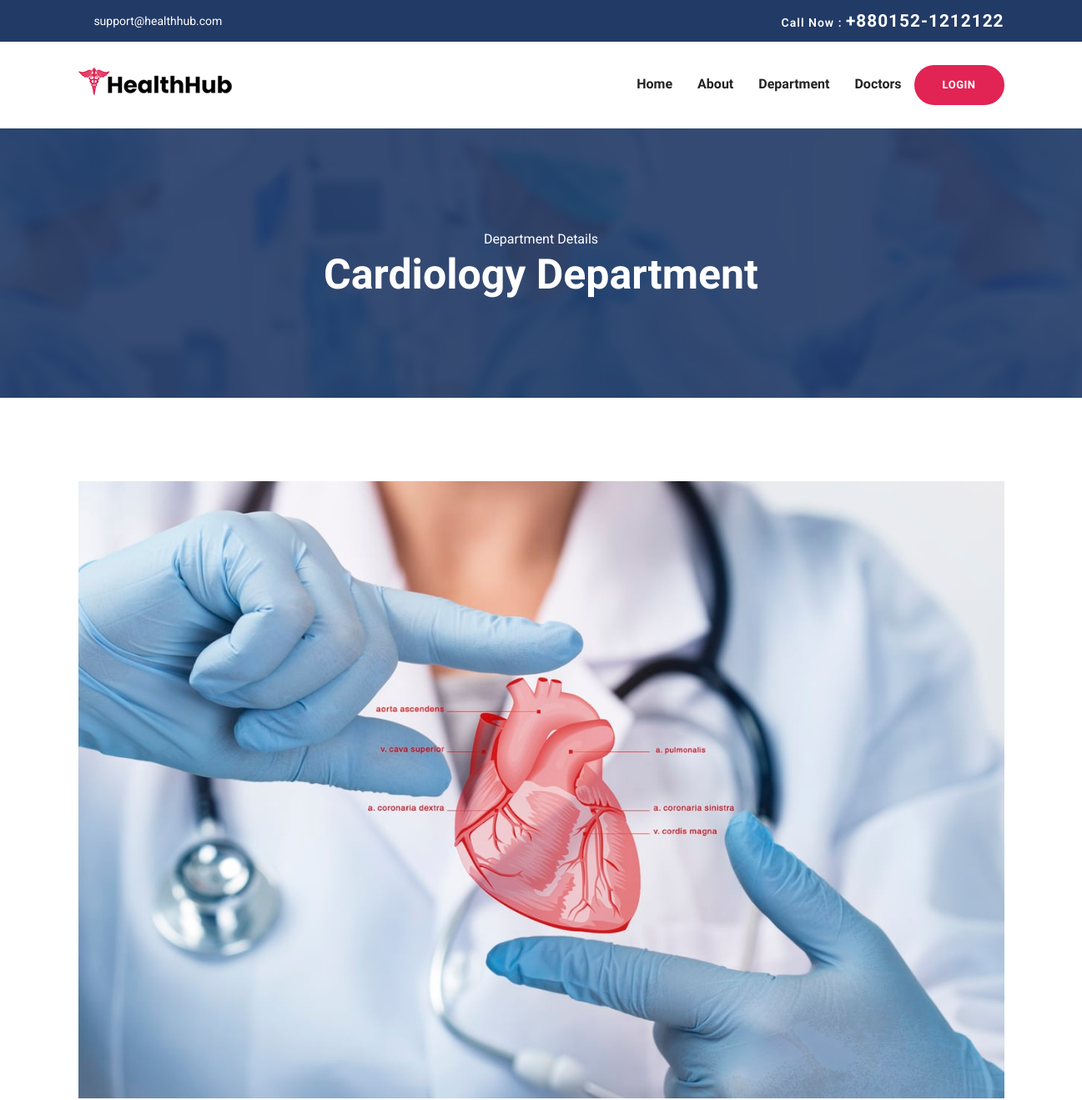
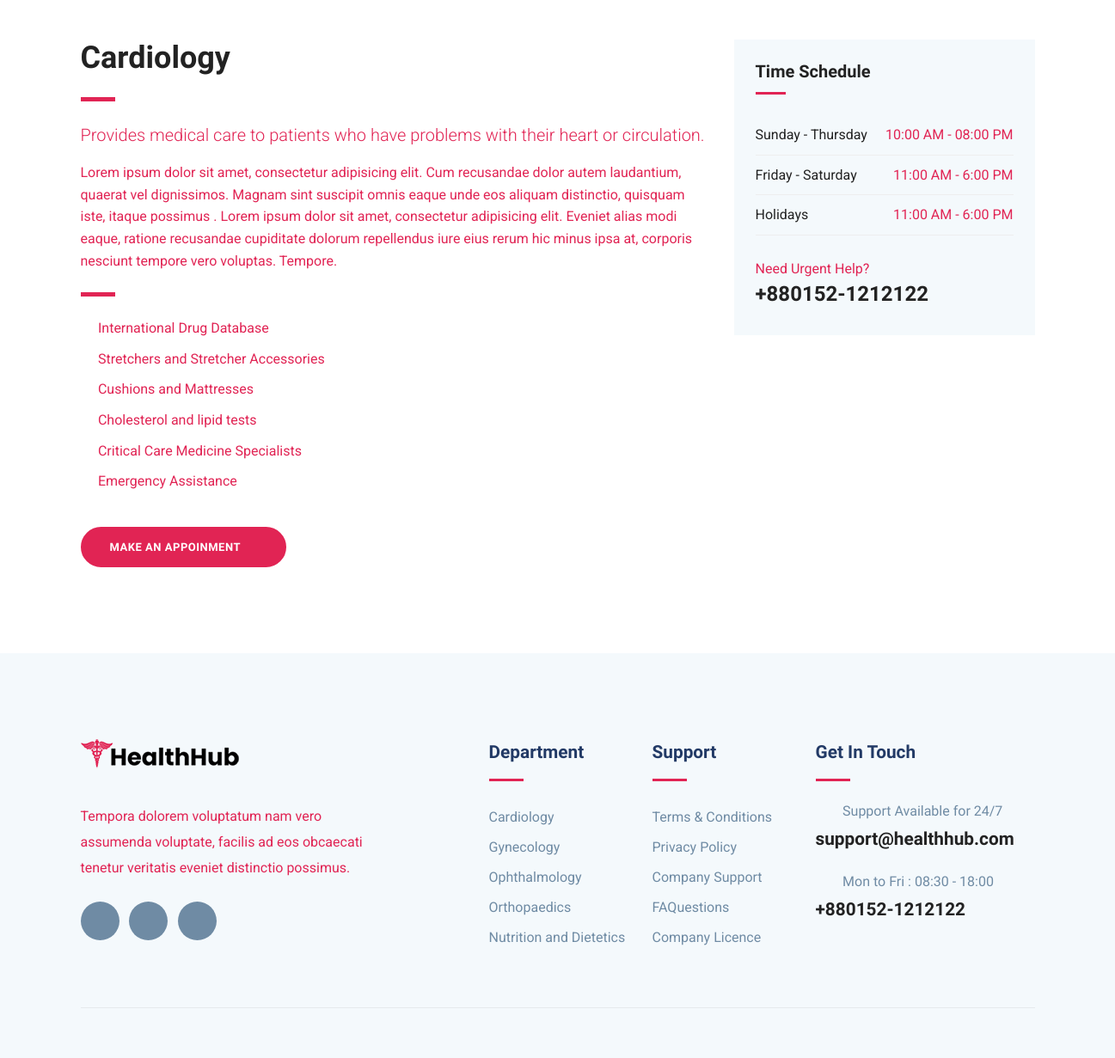
Screenshot of /department-single.php?id=7 with the database file from the repository (2 pictures, top to bottom).
### tables this page shows
CREATE TABLE `department` (
  `dep_id` int(11) NOT NULL,
  `sched_id` int(11) NOT NULL DEFAULT 1,
  `image` varchar(250) NOT NULL,
  `dep_name` varchar(50) NOT NULL,
  `dep_short_description` varchar(250) NOT NULL,
  `dep_full_description` varchar(500) NOT NULL
);

### department-single.php (the view, shortened to what this page needs)
<?php
include_once("./database/config.php");
$id = $_GET['id'];
$sql = "SELECT * FROM department WHERE dep_id = $id";
$result = mysqli_query($conn, $sql);
$row=mysqli_fetch_assoc($result);
$image=$row['image'];
$dep_name=$row['dep_name'];
$dep_short_description=$row['dep_short_description'];
$dep_full_description=$row['dep_full_description'];
?>
<!DOCTYPE html>
<html lang="zxx">
<head>
  <link rel="stylesheet" href="plugins/bootstrap/css/bootstrap.min.css">
  <link rel="stylesheet" href="plugins/icofont/icofont.min.css">
  <link rel="stylesheet" href="plugins/slick-carousel/slick/slick.css">
  <link rel="stylesheet" href="plugins/slick-carousel/slick/slick-theme.css">
  <link rel="stylesheet" href="css/style.css">
</head>
<body id="top">
<?php include_once("./templates/header.php");?>
<section class="page-title bg-1">
  <div class="container">
    <div class="row">
      <div class="col-md-12">
        <div class="block text-center">
          <span class="text-white">Department Details</span>
          <h1 class="text-capitalize mb-5 text-lg"><?php echo $dep_name?> Department</h1>
        </div>
      </div>
    </div>
  </div>
</section>
<section class="section department-single">
	<div class="container">
		<div class="row">
			<div class="col-lg-12">
				<div class="department-img">
					<img src="images/users/<?php echo $image?>" alt="" class="img-fluid">
				</div>
			</div>
		</div>
		<div class="row">
			<div class="col-lg-8">
				<div class="department-content mt-5">
					<h3 class="text-md"><?php echo $dep_name?></h3>
					<div class="divider my-4"></div>
					<p class="lead"><?php echo $dep_short_description?></p>
					<?php echo $dep_full_description?>
					<div class="divider my-4"></div>
					<ul class="list-unstyled department-service">
						<li><i class="icofont-check mr-2"></i>International Drug Database</li>
						<li><i class="icofont-check mr-2"></i>Stretchers and Stretcher Accessories</li>
						<li><i class="icofont-check mr-2"></i>Cushions and Mattresses</li>
						<li><i class="icofont-check mr-2"></i>Cholesterol and lipid tests</li>
						<li><i class="icofont-check mr-2"></i>Critical Care Medicine Specialists</li>
						<li><i class="icofont-check mr-2"></i>Emergency Assistance</li>
					</ul>
					<a href="appoinment.php" class="btn btn-main-2 btn-round-full">Make an Appoinment<i class="icofont-simple-right ml-2  "></i></a>
				</div>
			</div>
			<div class="col-lg-4">
				<div class="sidebar-widget schedule-widget mt-5">
					<h5 class="mb-4">Time Schedule</h5>
					<ul class="list-unstyled">
					  <li class="d-flex justify-content-between align-items-center">
					    <a href="#">Sunday - Thursday</a>
					    <span>10:00 AM - 08:00 PM</span>
					  </li>
					  <li class="d-flex justify-content-between align-items-center">
					    <a href="#">Friday - Saturday</a>
					    <span>11:00 AM - 6:00 PM</span>
					  </li>
					  <li class="d-flex justify-content-between align-items-center">
					    <a href="#">Holidays</a>
					    <span>11:00 AM - 6:00 PM</span>
					  </li>
					</ul>
					<div class="sidebar-contatct-info mt-4">
						<p class="mb-0">Need Urgent Help?</p>
						<h3>+880152-1212122</h3>
					</div>
				</div>
			</div>
		</div>
	</div>
</section>
	<?php include_once("./templates/footer.php");?>
  </body>
  </html>

### templates/footer.php (shortened to what this page needs)
<?php
include_once("./database/config.php");
?>
	<footer class="footer section gray-bg">
		<div class="container">
			<div class="row">
				<div class="col-lg-4 mr-auto col-sm-6">
					<div class="widget mb-5 mb-lg-0">
						<div class="logo mb-4">
							<img src="images/logo.png" alt="" class="img-fluid">
						</div>
						<p>Tempora dolorem voluptatum nam vero assumenda voluptate, facilis ad eos obcaecati tenetur
							veritatis eveniet distinctio possimus.</p>
						<ul class="list-inline footer-socials mt-4">
							<li class="list-inline-item"><a href="https://www.facebook.com/themefisher"><i
										class="icofont-facebook"></i></a></li>
							<li class="list-inline-item"><a href="https://twitter.com/themefisher"><i
										class="icofont-twitter"></i></a></li>
							<li class="list-inline-item"><a href="https://www.pinterest.com/themefisher/"><i
										class="icofont-linkedin"></i></a></li>
						</ul>
					</div>
				</div>
				<div class="col-lg-2 col-md-6 col-sm-6">
					<div class="widget mb-5 mb-lg-0">
						<h4 class="text-capitalize mb-3">Department</h4>
						<div class="divider mb-4"></div>
						<ul class="list-unstyled footer-menu lh-35">
						<?php
							$sql = "SELECT * FROM department LIMIT 5";
							$result = mysqli_query($conn, $sql);
							if($result){
								while($row=mysqli_fetch_assoc($result)){
									$name=$row['dep_name'];
									$id=$row['dep_id'];
						?>
							<li><a href="department-single.php?id=<?php echo $id ?>"><?php echo $name?></a></li>
							<?php
									}
								}
							?>
						</ul>
					</div>
				</div>
				<div class="col-lg-2 col-md-6 col-sm-6">
					<div class="widget mb-5 mb-lg-0">
						<h4 class="text-capitalize mb-3">Support</h4>
						<div class="divider mb-4"></div>
						<ul class="list-unstyled footer-menu lh-35">
							<li><a href="#">Terms & Conditions</a></li>
							<li><a href="#">Privacy Policy</a></li>
							<li><a href="#">Company Support </a></li>
							<li><a href="#">FAQuestions</a></li>
							<li><a href="#">Company Licence</a></li>
						</ul>
					</div>
				</div>
				<div class="col-lg-3 col-md-6 col-sm-6">
					<div class="widget widget-contact mb-5 mb-lg-0">
						<h4 class="text-capitalize mb-3">Get in Touch</h4>
						<div class="divider mb-4"></div>
						<div class="footer-contact-block mb-4">
							<div class="icon d-flex align-items-center">
								<i class="icofont-email mr-3"></i>
								<span class="h6 mb-0">Support Available for 24/7</span>
							</div>
							<h4 class="mt-2"><a href="tel:+23-345-67890">support@healthhub.com</a></h4>
						</div>
						<div class="footer-contact-block">
							<div class="icon d-flex align-items-center">
								<i class="icofont-support mr-3"></i>
								<span class="h6 mb-0">Mon to Fri : 08:30 - 18:00</span>
							</div>
							<h4 class="mt-2"><a href="tel:+23-345-67890">+880152-1212122</a></h4>
						</div>
					</div>
				</div>
			</div>
			<div class="footer-btm py-4 mt-5">
			</div>
		</div>
	</footer>

### css/style.css (style rules this page uses)
html { overflow-x: hidden; }
body { line-height: 1.6; font-family: "Roboto", sans-serif; -webkit-font-smoothing: antialiased; font-size: 16px; color: #e12454; font-weight: 400; }
h1, .h1, h2, .h2, h3, .h3, h4, .h4, h5, .h5, h6, .h6 { font-family: "Exo", sans-serif; font-weight: 700; color: #222; }
h1, .h1 { font-size: 2.5rem; }
h3, .h3 { font-size: 1.5rem; }
h4, .h4 { font-size: 1.3rem; line-height: 30px; }
h5, .h5 { font-size: 1.25rem; }
h6, .h6 { font-size: 1rem; }
p { line-height: 30px; }
.btn { display: inline-block; font-size: 14px; font-size: 0.8125rem; font-weight: 700; letter-spacing: .5px; padding: .75rem 2rem; font-family: "Exo", sans-serif; text-transform: uppercase; border-radius: 5px; border: 2px solid transparent; transition: all .35s ease; }
.btn-main-2 { background: #e12454; color: #fff; border-color: #e12454; }
.btn-round-full { border-radius: 50px; }
.section { padding: 100px 0; }
.text-md { font-size: 2.25rem; }
.text-lg { font-size: 3.75rem; }
a { color: #222; text-decoration: none; transition: all .35s ease; }
.page-title { padding: 120px 0px 70px 0px; position: relative; }
.page-title .block h1 { color: #fff; }
.text-lg { font-size: 50px; }
.gray-bg { background: #f4f9fc; }
.bg-1 { background: url("../images/bg/22.jpg") no-repeat 50% 50%; background-size: cover; position: relative; }
.divider { width: 40px; height: 5px; background: #e12454; }
.department-service { margin-bottom: 40px; }
.department-service li { margin-bottom: 10px; }
.department-service li i { color: #e12454; }
.lh-35 { line-height: 35px; }
.sidebar-widget { margin-bottom: 30px; padding-bottom: 35px; }
.sidebar-widget h5 { margin-bottom: 30px; position: relative; padding-bottom: 15px; }
.sidebar-widget h5:before { position: absolute; content: ""; left: 0px; bottom: 0px; width: 35px; height: 3px; background: #e12454; }
.sidebar-widget.schedule-widget { background: #f4f9fc; padding: 25px; }
.sidebar-widget.schedule-widget ul li { padding: 10px 0px; border-bottom: 1px solid #eee; }
.footer { padding-bottom: 10px; }
.logo { font-weight: 600; letter-spacing: 1px; }
.widget .divider { height: 3px; }
.widget h4 { color: #223a66; }
.widget .footer-menu a { color: #6F8BA4; }
.footer-contact-block span { font-weight: 400; color: #6F8BA4; }
.footer-contact-block i { font-size: 20px; }
.footer-btm { border-top: 1px solid rgba(0, 0, 0, 0.06); }
.footer-socials li a { width: 45px; height: 45px; background: #6F8BA4; color: #fff; display: inline-block; text-align: center; border-radius: 100%; padding-top: 12px; }

### rows the page displays
department: dep_name "Cardiology", image (picture), dep_short_description "Provides medical care to patients who have problems with their heart or circulation.", dep_full_description "Lorem ipsum dolor sit amet, consectetur adipisicing elit. Cum recusandae dolor autem laudantium, quaerat vel dignissimos. Magnam sint suscipit omnis eaque unde eos aliquam distinctio, quisquam iste, itaque possimus . Lorem ipsum dolor sit amet, consectetur adipisicing elit. Eveniet alias modi eaque, ratione recusandae cupiditate dolorum repellendus iure eius rerum hic minus ipsa at, corporis nesciunt tempore vero voluptas. Tempore."
department: dep_name "Gynecology"
department: dep_name "Ophthalmology"
department: dep_name "Orthopaedics"
department: dep_name "Nutrition and Dietetics"
